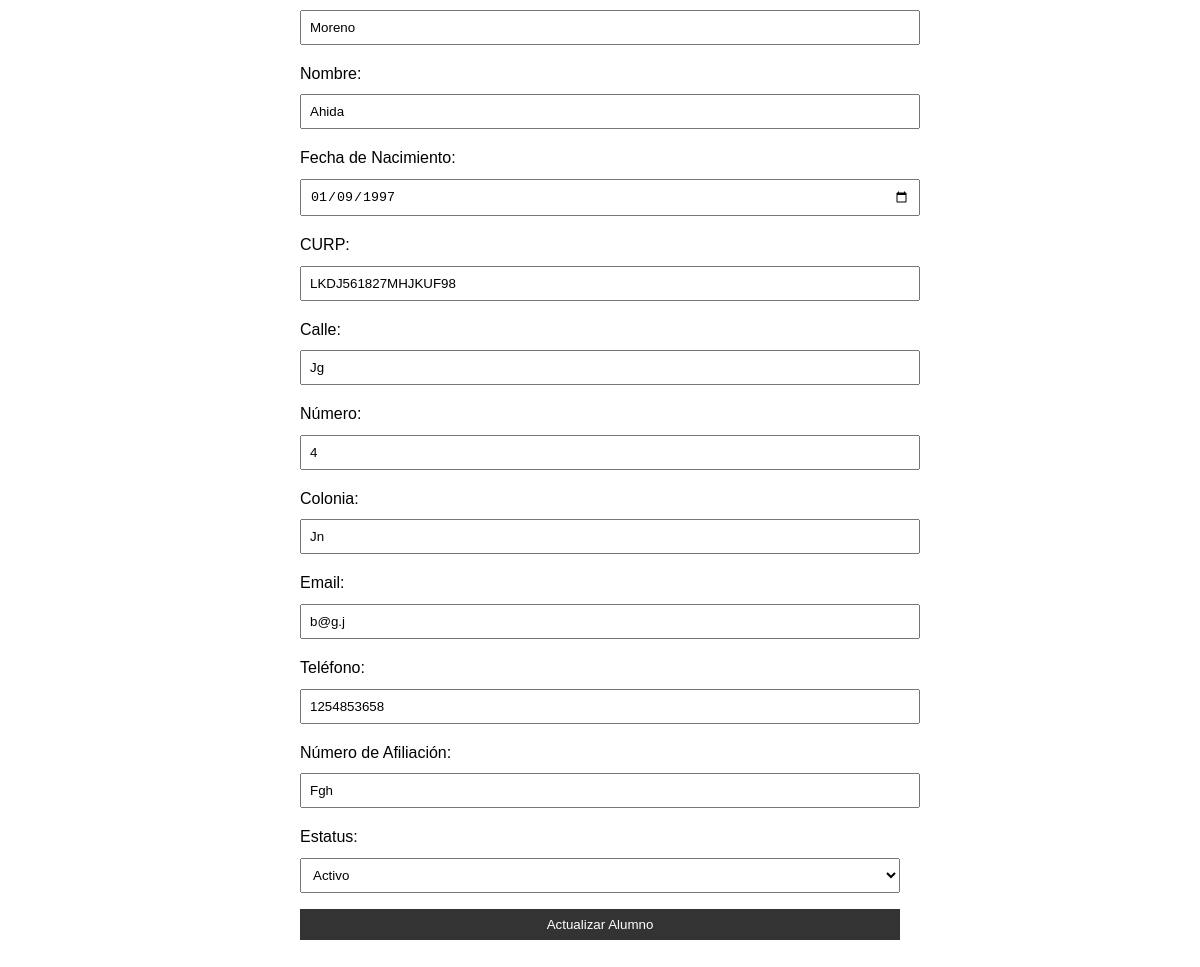
Page /alumno/5 (lower part) on the earlier database version.
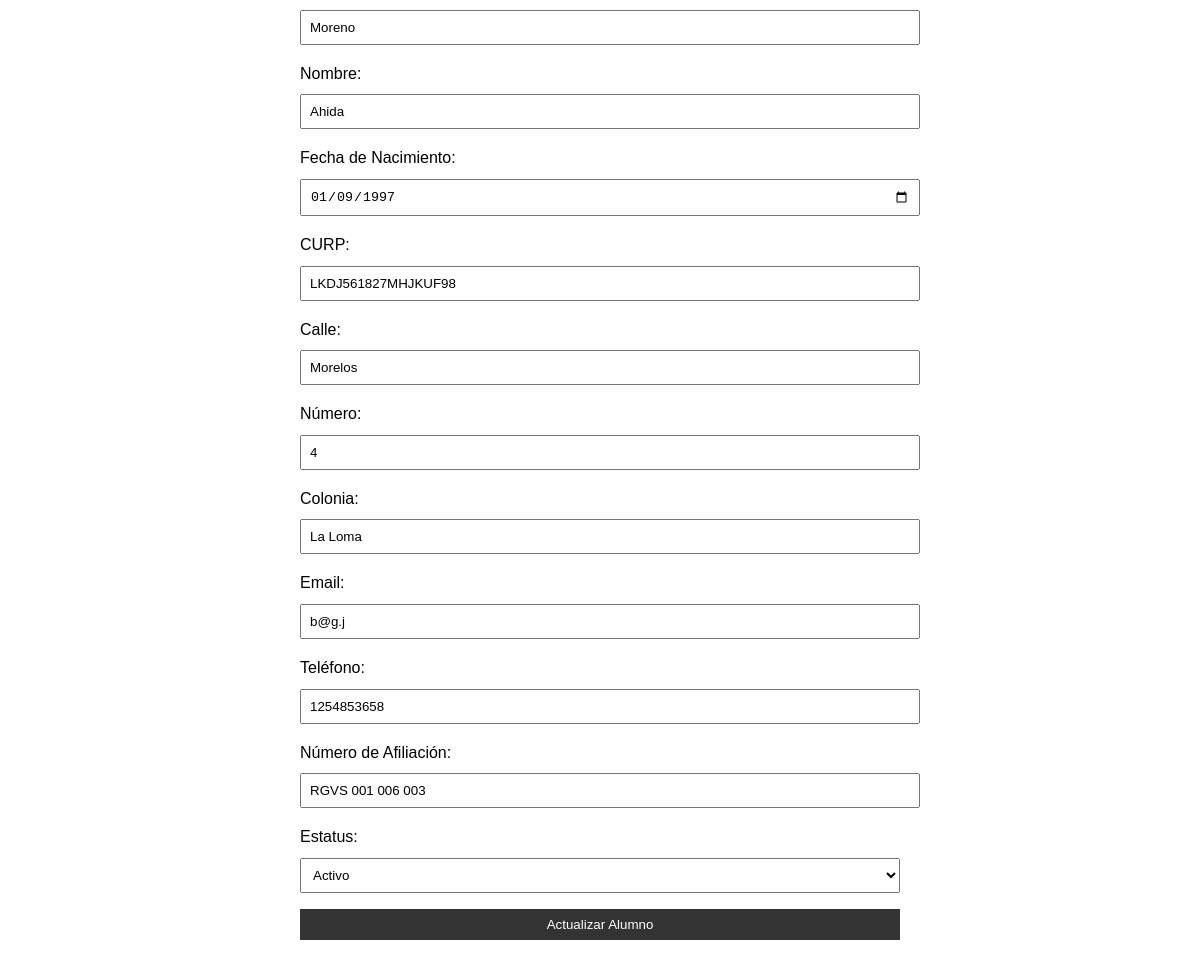
Same page on the later database version.
### app.py (models this page shows)
class Alumno(Base):
    __tablename__ = 'alumnos'
    id = Column(Integer, primary_key=True)
    apaterno = Column(String(50), nullable=False)
    apmaterno = Column(String(50), nullable=False)
    nombre = Column(String(50), nullable=False)
    fbday = Column(Date, nullable=False)
    curp = Column(String(18), unique=True, nullable=False)
    calle = Column(String(100), nullable=False)
    numero = Column(String(10), nullable=False)
    colonia = Column(String(100), nullable=False)
    email = Column(String(100), nullable=False)
    telefono = Column(String(15), nullable=False)
    numafiliacion = Column(String(20), unique=True, nullable=False)
    estatus = Column(String(10), nullable=False)
    pagos = relationship("Pago", back_populates="alumno")

### app.py (the view, shortened to what this page needs)
@app.route('/alumno/<int:id>', methods=['GET', 'POST'])
def detalle_alumno(id):
    session = Session()
    try:
        alumno = session.query(Alumno).get(id)
        return render_template('detalle_alumno.html', alumno=alumno)
    except Exception as e:
        session.rollback()
        return jsonify({"success": False, "message": f"Error: {str(e)}"})
    finally:
        session.close()

### templates/detalle_alumno.html (shortened to what this page needs)
<!DOCTYPE html>
<html lang="es">
<head>
    <link rel="stylesheet" href="{{ url_for('static', filename='css/styles.css') }}">
</head>
<body>
    <main>
        <form id="editar-form">
            <input type="text" id="apmaterno" name="apmaterno" value="{{ alumno.apmaterno }}" maxlength="50" placeholder = "Apellido Materno" required>
            <label for="nombre">Nombre:</label>
            <input type="text" id="nombre" name="nombre" value="{{ alumno.nombre }}" maxlength="30" placeholder = "Nombre del Alumno" required>
            <label for="fbday">Fecha de Nacimiento:</label>
            <input type="date" id="fbday" name="fbday" value="{{ alumno.fbday }}" placeholder = "Fecha de Nacimiento" required>
            <label for="curp">CURP:</label>
            <input type="text" id="curp" name="curp" value="{{ alumno.curp }}" maxlength="18" placeholder="CURP" required pattern="^[A-Z]{4}[0-9]{6}[HM][A-Z]{5}[0-9A-Z]{2}$">
            <label for="calle">Calle:</label>
            <input type="text" id="calle" name="calle" value="{{ alumno.calle }}" placeholder="Calle del domicilio" required>
            <label for="numero">Número:</label>
            <input type="text" id="numero" name="numero" value="{{ alumno.numero }}" maxlength="4" placeholder = "Número de la casa" required>
            <label for="colonia">Colonia:</label>
            <input type="text" id="colonia" name="colonia" value="{{ alumno.colonia }}" placeholder="Colonia del domicilio" required>
            <label for="email">Email:</label>
            <input type="email" id="email" name="email" value="{{ alumno.email }}" placeholder="Correo Electrónico" required>
            <label for="telefono">Teléfono:</label>
            <input type="tel" id="telefono" name="telefono" value="{{ alumno.telefono }}" maxlength="10" placeholder="Número Telefónico"  required pattern="[0-9]{10}">
            <label for="numafiliacion">Número de Afiliación:</label>
            <input type="text" id="numafiliacion" name="numafiliacion" value="{{ alumno.numafiliacion }}" maxlength="16" placeholder = "Número Afiliación Alumno" required>
            <label for="estatus">Estatus:</label>
            <select id="estatus" name="estatus" required>
                <option value="activo" {% if alumno.estatus == 'activo' %}selected{% endif %}>Activo</option>
            </select>
            <button type="submit">Actualizar Alumno</button>
        </form>
        </main>
</body>
</html>

Differences in the rows shown:
changed Alumno "Moreno": calle "Jg" → "Morelos"; colonia "Jn" → "La Loma"; numafiliacion "Fgh" → "RGVS 001 006 003"
